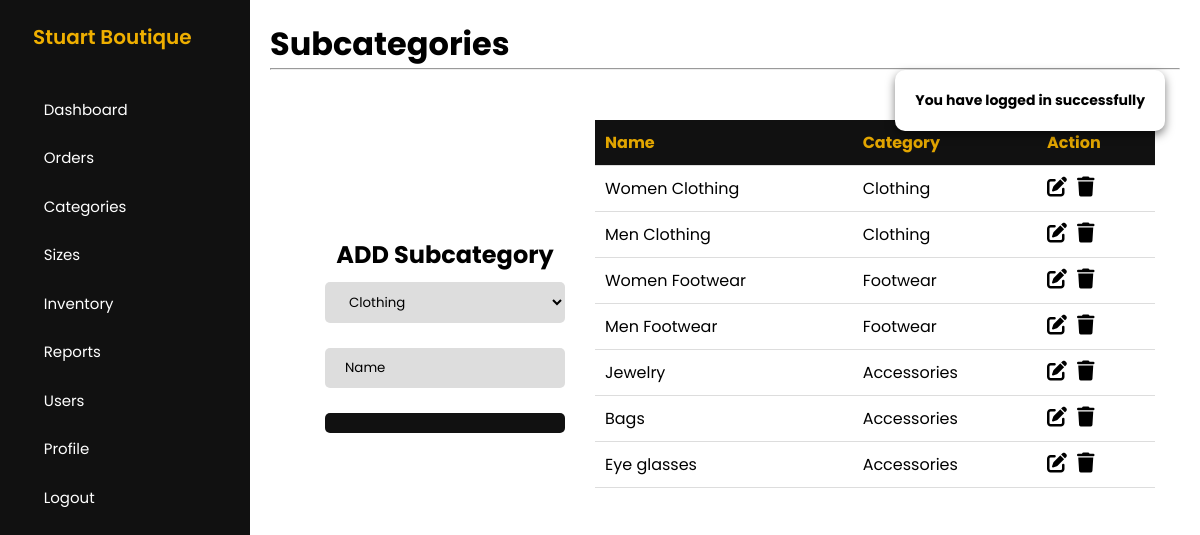
The app's page /admin/add-subcategories.php (signed in) with its own data.
### tables this page shows
CREATE TABLE `subcategories` (
  `subcategoryID` int(11) NOT NULL,
  `subcategoryName` varchar(255) NOT NULL,
  `categoryID` int(11) NOT NULL
);

CREATE TABLE `categories` (
  `categoryID` int(11) NOT NULL,
  `categoryName` varchar(255) NOT NULL
);

### config/DatabaseConnection.php (called while the page is built, shortened)
<?php
    class DatabaseConnection
    {
        public function __construct()
        {
            $this->conn = new mysqli(HOSTNAME,USERNAME,PASSWORD,DATABASE);
        }
    }
?>

### admin/controllers/CategoriesController.php (called while the page is built, shortened)
<?php
    class CategoriesController
    {
        private $conn;
        public function __construct()
        {
            $db = new DatabaseConnection;
            $this->conn = $db->conn;
        }
        public function rows($row)
        {
            return $data = [
                'id' => $row['categoryID'],
                'name' => $row['categoryName']
            ];
        }
        public function get()
        {
            $getDataQuery = "
                SELECT *
                FROM categories
            ";
            $result = $this->conn->query($getDataQuery);
            if($result->num_rows > 0){
                return $result;
            }else{
                return false;
            }
        }
    }
?>

### admin/controllers/SubcategoriesController.php (called while the page is built, shortened)
<?php
    class SubcategoriesController
    {
        private $conn;
        public function __construct()
        {
            $db = new DatabaseConnection;
            $this->conn = $db->conn;
        }
        public function rows($row)
        {
            return $data = [
                'id' => $row['subcategoryID'],
                'name' => $row['subcategoryName'],
                'categoryID' => $row['categoryID'],
                'categoryName' => $row['categoryName']
            ];
        }
        public function get()
        {
            $getDataQuery = "
                SELECT subcategories.*, categories.categoryName
                FROM subcategories
                INNER JOIN categories
                ON subcategories.categoryID = categories.categoryID
            ";
            $result = $this->conn->query($getDataQuery);
            if($result->num_rows > 0){
                return $result;
            }else{
                return false;
            }
        }
    }
?>

### admin/add-subcategories.php (the view, shortened to what this page needs)
<?php
    include_once 'controllers/SubcategoriesController.php';
    include_once 'controllers/CategoriesController.php';
    $subcategories = new SubcategoriesController;
    $categories = new CategoriesController;
    include 'includes/header.php';
    include 'includes/sidebar.php';
?>
<main>
    <h1>Subcategories</h1>
    <hr>
    <div class="whole-container">
        <div class="child-cont" id="form">
            <div class="form-container">
                <h1>ADD Subcategory</h1>
                <form action="codes/subcategories-code.php" method="post">
                    <select name="inputCategory" required>
                        <?php
                            $resultGet = $categories->get();
                            if(!$resultGet){
                                showMessage('No Categories Record Found');
                            }else{
                                 foreach($resultGet as $categoriesRows) :
                                    $data = $categories->rows($categoriesRows);
                        ?>
                                <option value="<?= $data['id'] ?>"><?= $data['name'] ?></option>
                        <?php
                                endforeach;
                            }
                        ?>
                    </select>
                    <br>
                    <br>
                    <input type="text" name="inputName" placeholder="Name" required autofocus>
                    <button type="submit" name="add-button">
                    </button>
                </form>
            </div>
        </div>
        <div class="table-container">
            <div class="scroll-table">
                <table class="child-table">
                    <thead>
                        <tr>
                            <th>Name</th>
                            <th>Category</th>
                            <th>Action</th>
                        </tr>
                    </thead>
                    <tbody>
                        <?php
                            $resultGet = $subcategories->get();
                            if(!$resultGet){
                                showMessage('No Subcategories Record Found');
                            }else{
                                foreach($resultGet as $subcategoriesRows) :
                                    $data = $subcategories->rows($subcategoriesRows);
                        ?>
                        <tr>
                            <td>
                                <?= $data['name'] ?>
                            </td>
                            <td>
                                <?= $data['categoryName'] ?>
                            </td>
                            <td>
                                <div class="a-cont">
                                    <a href="edit-subcategories.php?updateID=<?= $data['id'] ?>">
                                        <i class="fa-solid fa-pen-to-square"></i>
                                    </a>
                                    <form action="codes/subcategories-code.php" method="post" class="form">
                                        <button type="submit" name="delete-button" value="<?= $data['id'] ?>" class="delete-button">
                                            <i class="fa-solid fa-trash"></i>
                                        </button>
                                    </form>
                                </div>
                            </td>
                        </tr>
                        <?php
                                endforeach;
                            }
                        ?>
                    </tbody>
                </table>
            </div>
        </div>
    </div>
</main>
<?php include 'includes/footer.php'; ?>

### admin/css/table4.css (style rules this page uses)
.whole-container { display: flex; flex-direction: row; padding: 25px 25px; align-items: center; overflow-x: none; overflow-x: hidden; }
.child-cont { flex: 0; }
.form-container { margin-bottom: 25px; padding: 30px; border-radius: 8px; width: 300px; display: flex; justify-content: center; align-items: center; flex-direction: column; }
.child-cont h1 { font-size: 24px; font-weight: bold; margin-bottom: 10px; text-align: center; color: #000; }
.child-cont input[type="text"], input[type="file"] { padding: 10px 20px; border-radius: 5px; border: none; width: 100%; background-color: #ddd; }
.child-cont input::placeholder { color: #000; }
.child-cont select { padding: 10px 20px; border-radius: 5px; border: none; width: 100%; background-color: #ddd; }
.child-cont button { padding: 10px 20px; margin-top: 25px; font-size: 20px; background-color: #111; color: #fff; border: none; border-radius: 5px; cursor: pointer; width: 100%; display: flex; justify-content: center; align-items: center; }
.table-container { flex: 2; }
.scroll-table { height: 480px; overflow-y: auto; }
.child-table { border-collapse: collapse; width: 100%; }
.child-table th { position: sticky; top: 0; }
.child-table th, .child-table td { border-bottom: 1px solid #ddd; padding: 10px; text-align: left; }
.child-table th { background-color: #111; color: #E2A500; }
.child-table .a-cont { display: flex; gap: 10px; }
.child-table a { text-decoration: none; color: #000; }
.child-table a i { font-size: 20px; }
.child-table .delete-button { background-color: transparent; border: none; cursor: pointer; width: 0%; }
.child-table .delete-button i { font-size: 20px; }

### records on screen
subcategories: subcategoryName "Women Clothing", categoryID.categoryName "Clothing"
subcategories: subcategoryName "Men Clothing", categoryID.categoryName "Clothing"
subcategories: subcategoryName "Women Footwear", categoryID.categoryName "Footwear"
subcategories: subcategoryName "Men Footwear", categoryID.categoryName "Footwear"
subcategories: subcategoryName "Jewelry", categoryID.categoryName "Accessories"
subcategories: subcategoryName "Bags", categoryID.categoryName "Accessories"
subcategories: subcategoryName "Eye glasses", categoryID.categoryName "Accessories"

### other values on screen
form field inputCategory "Clothing"
